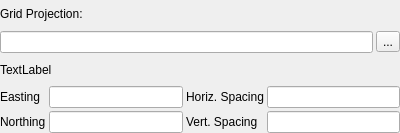
<?xml version="1.0" encoding="UTF-8"?>
<ui version="4.0">
 <class>IGridSetRef</class>
 <widget class="QWidget" name="IGridSetRef">
  <property name="geometry">
   <rect>
    <x>0</x>
    <y>0</y>
    <width>400</width>
    <height>133</height>
   </rect>
  </property>
  <property name="windowTitle">
   <string>Form</string>
  </property>
  <layout class="QVBoxLayout" name="verticalLayout">
   <property name="spacing">
    <number>3</number>
   </property>
   <property name="leftMargin">
    <number>0</number>
   </property>
   <property name="topMargin">
    <number>0</number>
   </property>
   <property name="rightMargin">
    <number>0</number>
   </property>
   <property name="bottomMargin">
    <number>0</number>
   </property>
   <item>
    <widget class="QLabel" name="label">
     <property name="text">
      <string>Grid Projection:</string>
     </property>
    </widget>
   </item>
   <item>
    <layout class="QHBoxLayout" name="horizontalLayout">
     <item>
      <widget class="QLineEdit" name="lineGridProj"/>
     </item>
     <item>
      <widget class="QToolButton" name="toolGridProj">
       <property name="text">
        <string>...</string>
       </property>
       <property name="icon">
        <iconset resource="../../resources.qrc">
         <normaloff>:/icons/32x32/GridWizard.png</normaloff>:/icons/32x32/GridWizard.png</iconset>
       </property>
      </widget>
     </item>
    </layout>
   </item>
   <item>
    <widget class="QLabel" name="labelHelp">
     <property name="text">
      <string>TextLabel</string>
     </property>
     <property name="wordWrap">
      <bool>true</bool>
     </property>
    </widget>
   </item>
   <item>
    <layout class="QGridLayout" name="gridLayout">
     <item row="0" column="0">
      <widget class="QLabel" name="label_2">
       <property name="text">
        <string>Easting</string>
       </property>
      </widget>
     </item>
     <item row="0" column="1">
      <widget class="QLineEdit" name="lineEasting"/>
     </item>
     <item row="0" column="2">
      <widget class="QLabel" name="label_3">
       <property name="text">
        <string>Horiz. Spacing</string>
       </property>
      </widget>
     </item>
     <item row="0" column="3">
      <widget class="QLineEdit" name="lineHorizSpacing"/>
     </item>
     <item row="1" column="0">
      <widget class="QLabel" name="label_4">
       <property name="text">
        <string>Northing</string>
       </property>
      </widget>
     </item>
     <item row="1" column="1">
      <widget class="QLineEdit" name="lineNorthing"/>
     </item>
     <item row="1" column="2">
      <widget class="QLabel" name="labelVertSpacing">
       <property name="text">
        <string>Vert. Spacing</string>
       </property>
      </widget>
     </item>
     <item row="1" column="3">
      <widget class="QLineEdit" name="lineVertSpacing"/>
     </item>
    </layout>
   </item>
  </layout>
 </widget>
 <resources>
  <include location="../../resources.qrc"/>
 </resources>
 <connections/>
</ui>
